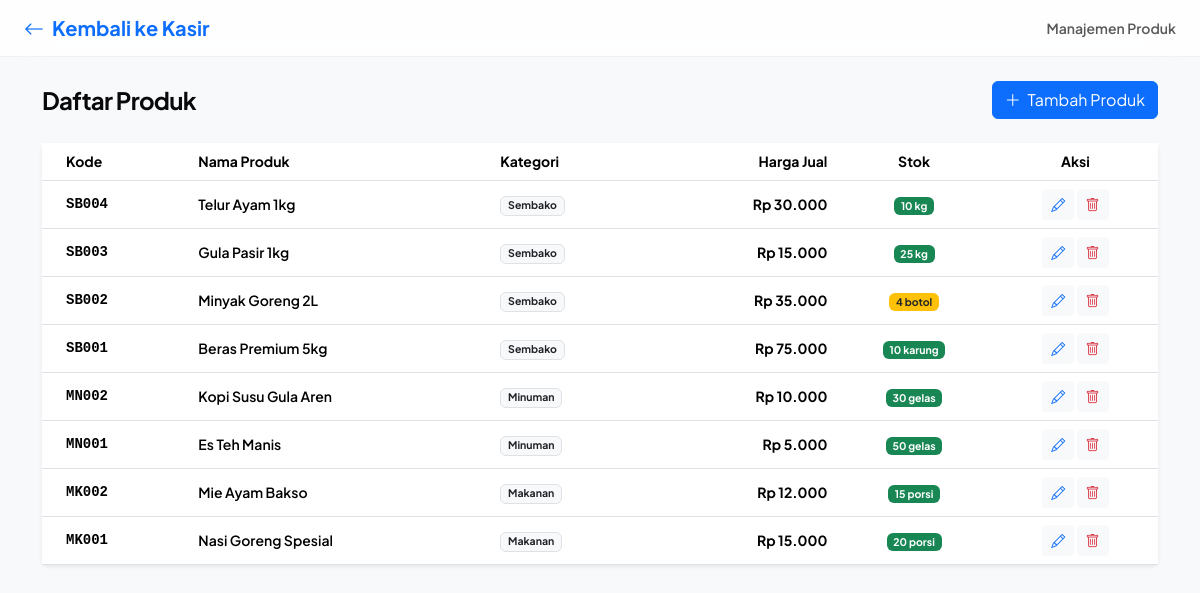
The page /produk.php (signed in) on the database its author committed.
### tables this page shows
CREATE TABLE `produk` (
  `id` int(11) NOT NULL,
  `kode` varchar(50) NOT NULL,
  `nama` varchar(100) NOT NULL,
  `kategori_id` int(11) DEFAULT NULL,
  `harga_beli` decimal(10,2) DEFAULT 0.00,
  `harga_jual` decimal(10,2) DEFAULT 0.00,
  `stok` int(11) DEFAULT 0,
  `satuan` varchar(20) DEFAULT 'pcs',
  `aktif` tinyint(1) DEFAULT 1
);

CREATE TABLE `kategori` (
  `id` int(11) NOT NULL,
  `nama` varchar(50) NOT NULL
);

### config.php (called while the page is built, shortened)
<?php
function e($string) {
    return htmlspecialchars($string, ENT_QUOTES, 'UTF-8');
}
function format_rupiah($angka) {
    return 'Rp ' . number_format($angka, 0, ',', '.');
}

### produk.php (the view, shortened to what this page needs)
<?php
require_once 'config.php';
$pdo = get_db();
$produks = $pdo->query("SELECT p.*, k.nama as kategori_nama FROM produk p LEFT JOIN kategori k ON p.kategori_id = k.id ORDER BY p.id DESC")->fetchAll();
?>
<!DOCTYPE html>
<html lang="id" data-bs-theme="light">
<head>
    <link href="https://cdn.jsdelivr.net/npm/bootstrap@5.3.2/dist/css/bootstrap.min.css" rel="stylesheet">
    <link href="https://cdn.jsdelivr.net/npm/bootstrap-icons@1.11.2/font/bootstrap-icons.css" rel="stylesheet">
    <link href="assets/style.css" rel="stylesheet">
</head>
<body class="bg-light">
    <nav class="navbar navbar-expand-lg glass-topbar sticky-top px-3 px-md-4">
        <div class="container-fluid p-0">
            <a class="navbar-brand fw-bold text-primary" href="index.php"><i class="bi bi-arrow-left me-2"></i>Kembali ke Kasir</a>
            <span class="navbar-text fw-semibold">Manajemen Produk</span>
        </div>
    </nav>
    <div class="container py-4">
        <div class="d-flex justify-content-between align-items-center mb-4">
            <h4 class="fw-bold mb-0">Daftar Produk</h4>
            <button class="btn btn-primary" data-bs-toggle="modal" data-bs-target="#modalProduk" onclick="resetForm()">
                <i class="bi bi-plus-lg me-1"></i> Tambah Produk
            </button>
        </div>
        <div class="card border-0 shadow-sm">
            <div class="card-body p-0">
                <div class="table-responsive">
                    <table class="table table-hover align-middle mb-0">
                        <thead class="bg-light">
                            <tr>
                                <th class="ps-4">Kode</th>
                                <th>Nama Produk</th>
                                <th>Kategori</th>
                                <th class="text-end">Harga Jual</th>
                                <th class="text-center">Stok</th>
                                <th class="text-center">Aksi</th>
                            </tr>
                        </thead>
                        <tbody>
                            <?php foreach ($produks as $p):
                                $stockClass = $p['stok'] == 0 ? 'bg-danger' : ($p['stok'] <= 5 ? 'bg-warning text-dark' : 'bg-success');
                            ?>
                            <tr>
                                <td class="ps-4 fw-mono"><?= e($p['kode']) ?></td>
                                <td class="fw-semibold"><?= e($p['nama']) ?></td>
                                <td><span class="badge bg-light text-dark border"><?= e($p['kategori_nama'] ?? '-') ?></span></td>
                                <td class="text-end fw-bold"><?= format_rupiah($p['harga_jual']) ?></td>
                                <td class="text-center"><span class="badge <?= $stockClass ?>"><?= $p['stok'] ?> <?= e($p['satuan']) ?></span></td>
                                <td class="text-center">
                                    <button class="btn btn-sm btn-light text-primary" onclick="editProduk(<?= htmlspecialchars(json_encode($p)) ?>)"><i class="bi bi-pencil"></i></button>
                                    <form method="POST" class="d-inline" onsubmit="return confirm('Yakin hapus produk ini?')">
                                        <button class="btn btn-sm btn-light text-danger"><i class="bi bi-trash"></i></button>
                                    </form>
                                </td>
                            </tr>
                            <?php endforeach; ?>
                        </tbody>
                    </table>
                </div>
            </div>
        </div>
    </div>
</body>
</html>

### style.css (style rules this page uses)
:root { --primary: #e11d48; --primary-dark: #be123c; --primary-light: #ffe4e6; --success: #16a34a; --warning: #f59e0b; --bg: #f5f5f7; --surface: #ffffff; --text: #09090b; --text-muted: #71717a; }
body { font-family: 'Plus Jakarta Sans', sans-serif; background-color: var(--bg); color: var(--text); font-size: 14px; line-height: 1.5; }
h1, h2, h3, h4, h5, h6 { font-weight: 800; letter-spacing: -0.03em; }
.glass-topbar { background: rgba(255, 255, 255, 0.85); backdrop-filter: blur(20px); -webkit-backdrop-filter: blur(20px); border-bottom: 1px solid rgba(0,0,0,0.05); }
.fw-mono { font-family: 'Courier New', Courier, monospace; font-weight: 600; }

### rows shown on the page
produk: kode "SB004", nama "Telur Ayam 1kg", kategori.nama "Sembako", harga_jual "Rp 30.000", stok "10", satuan "kg"
produk: kode "SB003", nama "Gula Pasir 1kg", kategori.nama "Sembako", harga_jual "Rp 15.000", stok "25", satuan "kg"
produk: kode "SB002", nama "Minyak Goreng 2L", kategori.nama "Sembako", harga_jual "Rp 35.000", stok "4", satuan "botol"
produk: kode "SB001", nama "Beras Premium 5kg", kategori.nama "Sembako", harga_jual "Rp 75.000", stok "10", satuan "karung"
produk: kode "MN002", nama "Kopi Susu Gula Aren", kategori.nama "Minuman", harga_jual "Rp 10.000", stok "30", satuan "gelas"
produk: kode "MN001", nama "Es Teh Manis", kategori.nama "Minuman", harga_jual "Rp 5.000", stok "50", satuan "gelas"
produk: kode "MK002", nama "Mie Ayam Bakso", kategori.nama "Makanan", harga_jual "Rp 12.000", stok "15", satuan "porsi"
produk: kode "MK001", nama "Nasi Goreng Spesial", kategori.nama "Makanan", harga_jual "Rp 15.000", stok "20", satuan "porsi"
